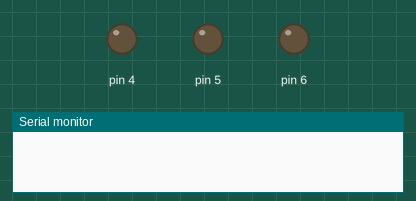
Bench run of a sketch on a simulated Arduino Uno, built with avr-gcc and run on an emulated ATmega328P. Parts: output pins drawn as LEDs (lit = HIGH), the last lines printed to the serial monitor. Random numbers use the default seed unless the sketch sets one.

Above: at 0.05 s.
At 5.1 s:
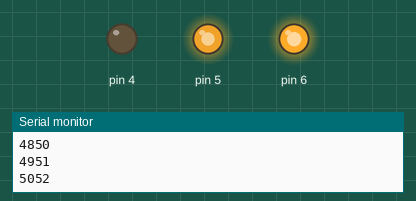
At 9.95 s:
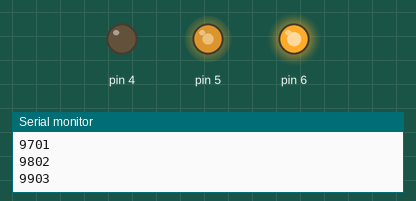
At 19.95 s:
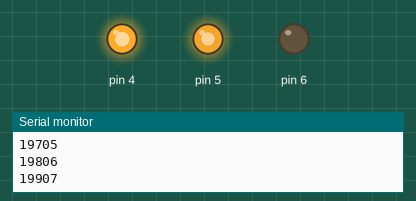
At 27.08 s:
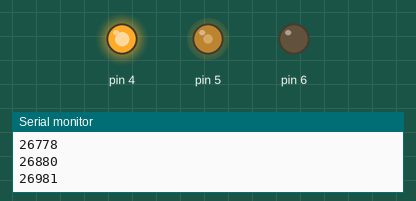
At 39.86 s:
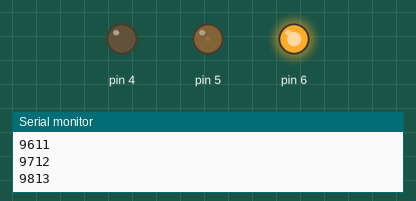
Timing chart, 0 to 40.0 s (numbered marks = the images above):
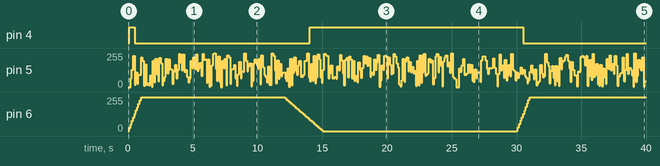

Measured:
- by itself, pin 4: LOW → HIGH at 0.10 s, → LOW 0.40 s later, → HIGH 13.5 s later, → LOW 16.5 s later
- by itself, pin 5: 0/255 → 67/255 at 0.20 s, → 130/255 0.10 s later, → 234/255 0.10 s later, → 16/255 0.10 s later, … (390 changes in this stretch)
- by itself, pin 6: 0/255 → 25/255 at 0.10 s, → 51/255 0.10 s later, → 77/255 0.10 s later, → 103/255 0.10 s later, … (52 changes in this stretch)

The sketch:

presepe.ino
```cpp
/**
 * Gestisce un LED in PWM per simulare alba e tramonto
 * accende le luci delle case
 * simula un fuoco
 *
 * sole: pwm pin 5
 * case: pin 4
 * fuoco: pwm pin 6
 */

void setup() {
  pinMode(4, OUTPUT);
  pinMode(5, OUTPUT);
  pinMode(6, OUTPUT);
  randomSeed(analogRead(A0));
  Serial.begin(9600);
}

unsigned long tc, t1, t2;

void loop() {
  tc = millis();
  if ((tc - t1) > 30000) {
    Serial.print("t1: ");
    Serial.println(t1);
    t1 = millis();
  }

  if ((tc - t2) > 100) {

    //alba
    taskPwm(6, tc-t1, 0, 1000, 0, 255);
    //giorno
    taskPin(6, tc-t1, 1000, 12000, HIGH);
    //tramonto
    taskPwm(6, tc-t1, 12000, 15000, 255, 0);
    //notte
    taskPin(6, tc-t1, 15000, 30000, LOW);

    //accende e spegne le case
    taskPin(4, tc-t1, 0, 500, HIGH);
    taskPin(4, tc-t1, 500, 14000, LOW);
    taskPin(4, tc-t1, 14000, 30000, HIGH);

    //il fuoco
    fuoco(5);

    Serial.println(tc-t1);
    t2 = millis();
  }
}

void taskPwm(int pin, unsigned long t, int t1, int t2, int l1, int l2){
  if (t >= t1 && t < t2) {
    int pwm = map(t-t1, 0, t2-t1, l1, l2);
    analogWrite(pin, pwm);
  }
}

void taskPin(int pin, unsigned long t, int t1, int t2, int stato){
  if (t >= t1 && t < t2) {
    digitalWrite(pin, stato);
  }
}

void fuoco(int pin){
  analogWrite(pin, random(256));
}
```
